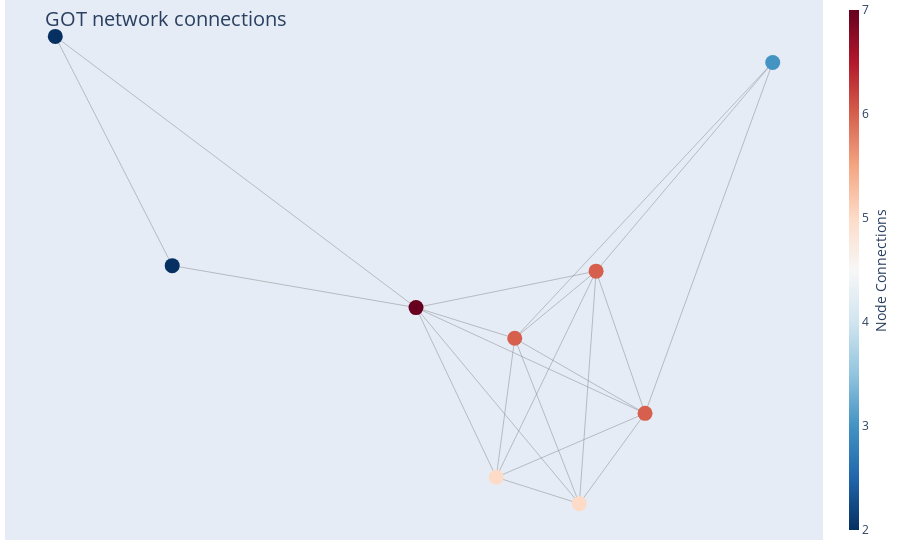

Write notebook code for a chart like this one.
### Markdown cell above
### **ACT. V.**

### Code cell
draw_plotly_network_graph(Graph_obj = G5, filter = "Yes", filter_nodesbydegree = 50)

### Figure 1 — Plotly figure (JSON) as saved in the notebook; plotly's stock layout.template omitted (floating-point values rounded to 4 significant figures)
{"data": [{"hoverinfo": "none", "line": {"color": "#888", "width": 0.5}, "mode": "lines", "type": "scatter", "x": [0.2577, 0.1027, null, 0.2577, -0.1343, null, 0.2577, 0.2979, null, 0.2577, 0.05829, null, 0.2577, 0.4154, null, 0.1027, -0.1343, null, 0.1027, 0.2979, null, 0.1027, 0.05829, null, 0.1027, 0.7218, null, 0.1027, 0.4154, null, -0.1343, 0.2979, null, -0.1343, 0.05829, null, -0.1343, -0.7194, null, -0.1343, -1.0, null, -0.1343, 0.4154, null, 0.2979, 0.05829, null, 0.2979, 0.7218, null, 0.2979, 0.4154, null, 0.05829, 0.4154, null, 0.4154, 0.7218, null, -0.7194, -1.0, null], "y": [-0.2403, -0.04775, null, -0.2403, -0.012, null, -0.2403, 0.03047, null, -0.2403, -0.2096, null, -0.2403, -0.1352, null, -0.04775, -0.012, null, -0.04775, 0.03047, null, -0.04775, -0.2096, null, -0.04775, 0.2735, null, -0.04775, -0.1352, null, -0.012, 0.03047, null, -0.012, -0.2096, null, -0.012, 0.03691, null, -0.012, 0.3039, null, -0.012, -0.1352, null, 0.03047, -0.2096, null, 0.03047, 0.2735, null, 0.03047, -0.1352, null, -0.2096, -0.1352, null, -0.1352, 0.2735, null, 0.03691, 0.3039, null]}, {"hoverinfo": "text", "marker": {"color": [5, 6, 7, 6, 5, 6, 3, 2, 2], "colorbar": {"thickness": 10, "title": {"side": "right", "text": "Node Connections"}, "xanchor": "left"}, "colorscale": [[0, "rgb(103,0,31)"], [0.1, "rgb(178,24,43)"], [0.2, "rgb(214,96,77)"], [0.3, "rgb(244,165,130)"], [0.4, "rgb(253,219,199)"], [0.5, "rgb(247,247,247)"], [0.6, "rgb(209,229,240)"], [0.7, "rgb(146,197,222)"], [0.8, "rgb(67,147,195)"], [0.9, "rgb(33,102,172)"], [1, "rgb(5,48,97)"]], "line": {"width": 0}, "reversescale": true, "showscale": true, "size": 15}, "mode": "markers", "text": ["King.<br /># of connections: 5", "Ham.<br /># of connections: 6", "Hor.<br /># of connections: 7", "Laer.<br /># of connections: 6", "Osr.<br /># of connections: 5", "Queen.<br /># of connections: 6", "Priest.<br /># of connections: 3", "Fort.<br /># of connections: 2", "Ambassador.<br /># of connections: 2"], "type": "scatter", "x": [0.2577, 0.1027, -0.1343, 0.2979, 0.05829, 0.4154, 0.7218, -0.7194, -1.0], "y": [-0.2403, -0.04775, -0.012, 0.03047, -0.2096, -0.1352, 0.2735, 0.03691, 0.3039]}], "layout": {"annotations": [{"showarrow": false, "text": "", "xref": "paper", "yref": "paper"}], "autosize": true, "hovermode": "closest", "margin": {"b": 20, "l": 5, "r": 5, "t": 0}, "showlegend": false, "title": {"font": {"size": 20}, "text": "<br>GOT network connections"}, "xaxis": {"autorange": true, "range": [-1.121, 0.8423], "showgrid": false, "showticklabels": false, "type": "linear", "zeroline": false}, "yaxis": {"autorange": true, "range": [-0.2903, 0.3539], "showgrid": false, "showticklabels": false, "type": "linear", "zeroline": false}}}
